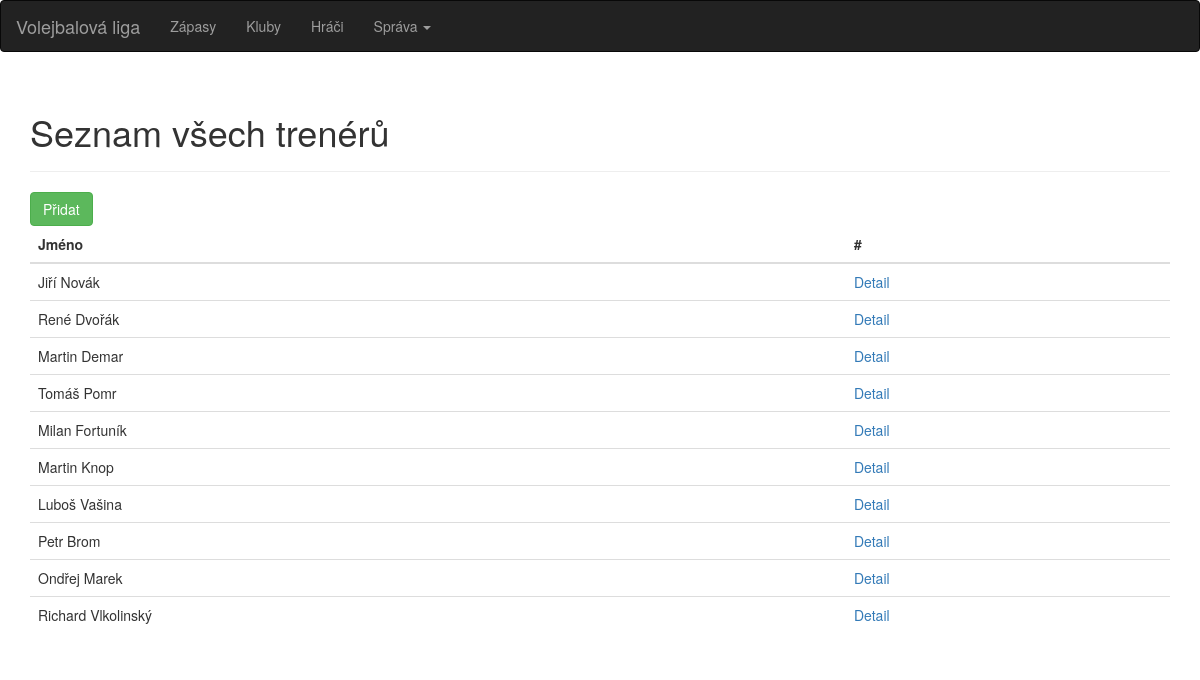
The page /trener/ on the database its author committed.
### volejbal/models.py (models this page shows, shortened)
class Trener(models.Model):
    jmeno = models.CharField(max_length=30)
    prijmeni = models.CharField(max_length=40)
    datum_narozeni = models.DateField()

### volejbal/views.py (the view)
# urls.py: path('trener/', volejbal.views.seznam_treneru, name='seznam_treneru'),
def seznam_treneru(request):
    try:
        a = Trener.objects.all()
    except Trener.DoesNotExist:
        raise Http404("Trener does not exist")
    return render(request, 'seznam_treneru.html', {'treneri': a})

### templates/seznam_treneru.html
{% extends "base.html" %}
{% block content %}
<div class="container">
<div class="page-header">
            <h1>Seznam všech trenérů</h1>
        </div>
<a href="{% url 'trener_add'%}" class="btn btn-success" role="button">Přidat</a>
<table class="table table-hover">
    <thead>
      <tr>
          <th>Jméno</th>
          <th>#</th>
      </tr>
    </thead>
    <tbody>
    {% for trener in treneri %}
      <tr>
          <td>{{ trener.jmeno}} {{ trener.prijmeni}}</td>
            <td><a href="{% url 'trener_info2' trener.id %}"> Detail</a></td>
      </tr>
     {% endfor %}
    </tbody>
  </table>
</div>
{% endblock %}

### rows shown on the page
Trener: jmeno "Jiří", prijmeni "Novák"
Trener: jmeno "René", prijmeni "Dvořák"
Trener: jmeno "Martin", prijmeni "Demar"
Trener: jmeno "Tomáš", prijmeni "Pomr"
Trener: jmeno "Milan", prijmeni "Fortuník"
Trener: jmeno "Martin", prijmeni "Knop"
Trener: jmeno "Luboš", prijmeni "Vašina"
Trener: jmeno "Petr", prijmeni "Brom"
Trener: jmeno "Ondřej", prijmeni "Marek"
Trener: jmeno "Richard", prijmeni "Vlkolinský"
